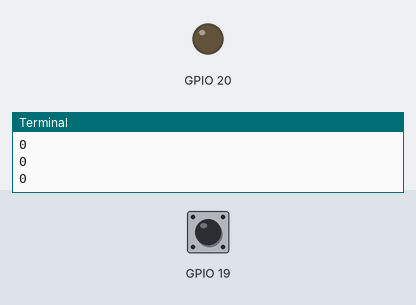
The program below on a simulated Raspberry Pi (BCM pin numbers). Parts: output pins drawn as LEDs (lit = HIGH), the last lines printed to the terminal. The test bench sets the inputs (shaded band); at power-on: GPIO 19 LOW.

Above: at 1.2 s.
1.3 s: GPIO 19 pulled HIGH for 0.15 s
At 1.4 s:
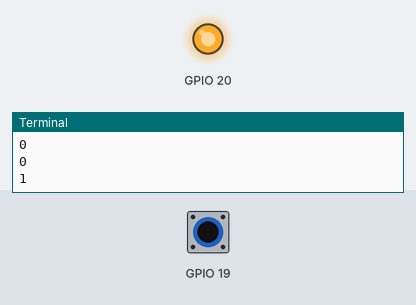
3.0 s: GPIO 19 pulled HIGH for 3.2 s
At 7.3 s:
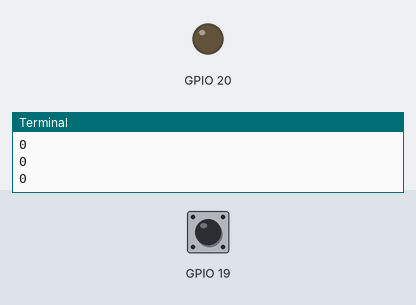
Timing chart, 0 to 8.8 s (numbered marks = the images above; inputs shaded):
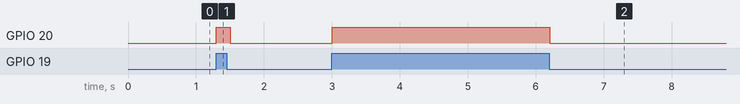

Measured:
- after the input at 1.3 s, GPIO 20: LOW → HIGH at once, → LOW 0.20 s later
- after the input at 3.0 s, GPIO 20: LOW → HIGH at once, → LOW 3.2 s later

The program:

_______________.py
```python
#上拉电阻：把一个不确定的信号通过电阻连接到高电平，使该信号初始为高电平；
#下拉电阻：把一个不确定的信号通过电阻连接到低电平，使该信号初始为低电平；

import time
import RPi.GPIO as gpio
gpio.setwarnings(False)
gpio.setmode(gpio.BCM)

gpio.setup(19,gpio.IN,pull_up_down=gpio.PUD_DOWN)
# 按钮连接的GPIO针脚的模式设置为信号输入模式，同时默认拉低GPIO口电平，
# 当GND没有被接通时，GPIO口处于高电平状态，取的的值为0

gpio.setup(20,gpio.OUT)
try:
    while True:
        if gpio.input(19) == 1:
            # 此时按钮被按下的状态
            print("1")
            gpio.output(20,1)
        else:
            print("0")
            gpio.output(20, 0)
        time.sleep(0.1)
finally:
    gpio.cleanup(20)
```
